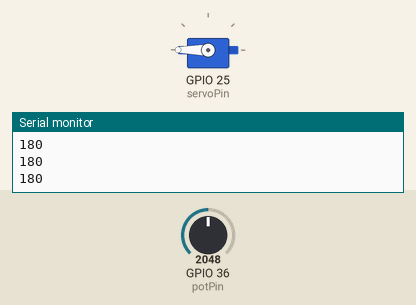
Recording of a sketch running on a simulated ESP32. On the bench: servo, the last lines printed to the serial monitor. The test bench sets the inputs (shaded band); at power-on: GPIO 36 (potPin) = 2048.

Above: at 1.2 s.
1.3 s: GPIO 36 (potPin) set to 1228
At 1.8 s:
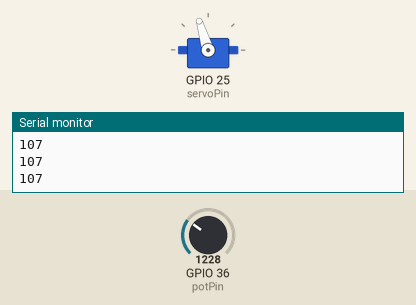
2.8 s: GPIO 36 (potPin) set to 491
At 4.0 s:
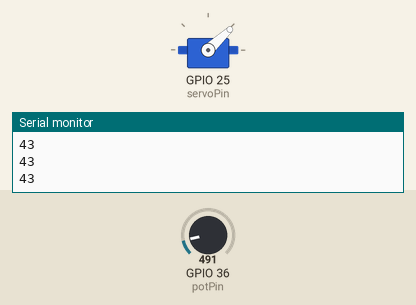
4.3 s: GPIO 36 (potPin) set to 0
At 5.3 s:
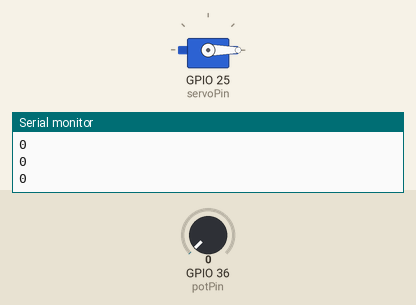
5.8 s: GPIO 36 (potPin) set to 2047
At 6.5 s:
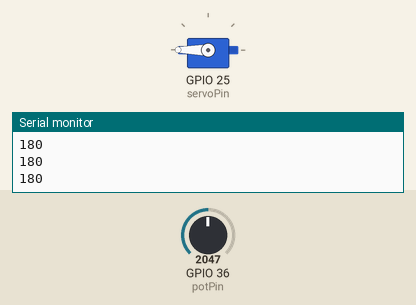
Timing chart, 0 to 8.3 s (numbered marks = the images above; inputs shaded):
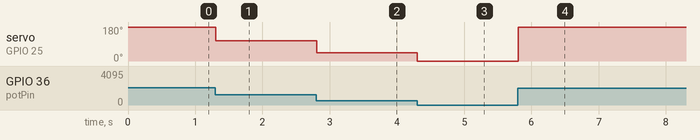

Measured:
- after the input at 1.3 s, servo on GPIO 25 (servoPin): 180° → 107° at once
- after the input at 2.8 s, servo on GPIO 25 (servoPin): 107° → 43° at once
- after the input at 4.3 s, servo on GPIO 25 (servoPin): 43° → 0° at once
- after the input at 5.8 s, servo on GPIO 25 (servoPin): 0° → 180° at once

The sketch:

06-2_Servo.ino
```cpp
#include <Servo.h>

Servo myservo;  // create servo object to control a servo

int potPin = 36;  // analog pin used to connect the potentiometer
int servoPin = 25;
int val;    // variable to read the value from the analog pin

void setup() {
  Serial.begin(115200);
  while(!Serial);
  myservo.attach(servoPin);  // attaches the servo on pin 9 to the servo object
}

void loop() {
  val = analogRead(potPin);            // reads the value of the potentiometer (value between 0 and 1023)
  val = map(val, 0, 2047, 0, 180);     // scale it for use with the servo (value between 0 and 180)
  Serial.println(val);
  myservo.write(val);                  // sets the servo position according to the scaled value
  delay(15);                           // waits for the servo to get there
}
```
